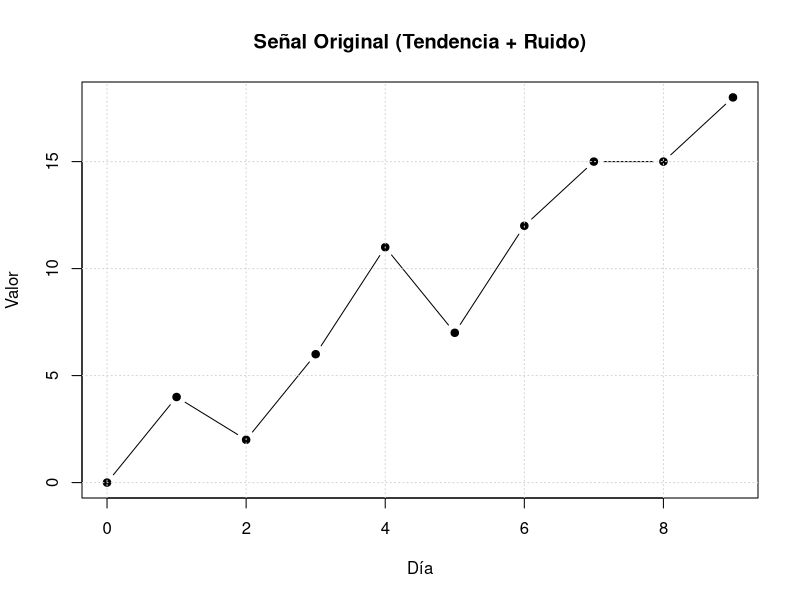
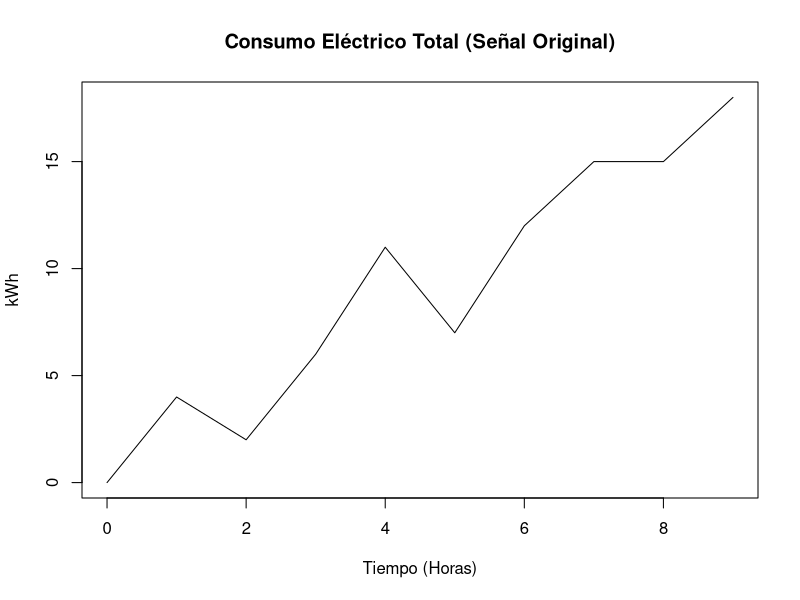
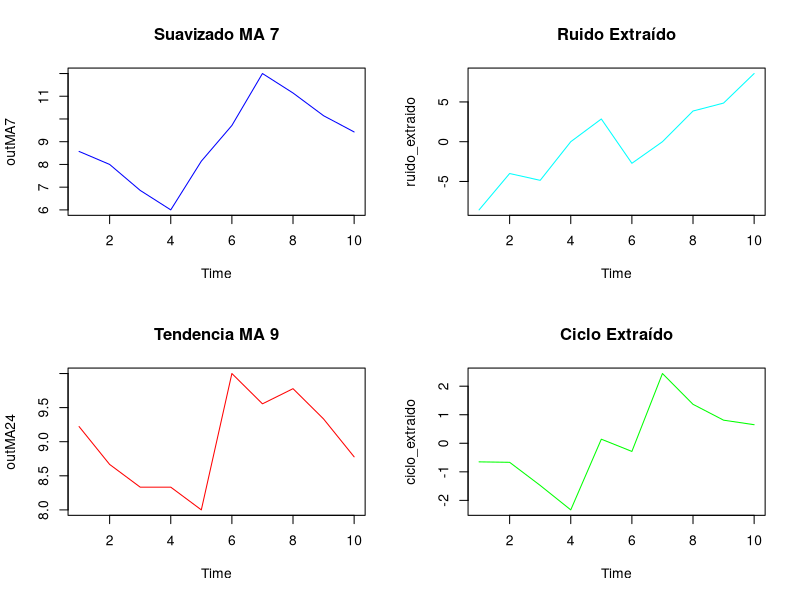
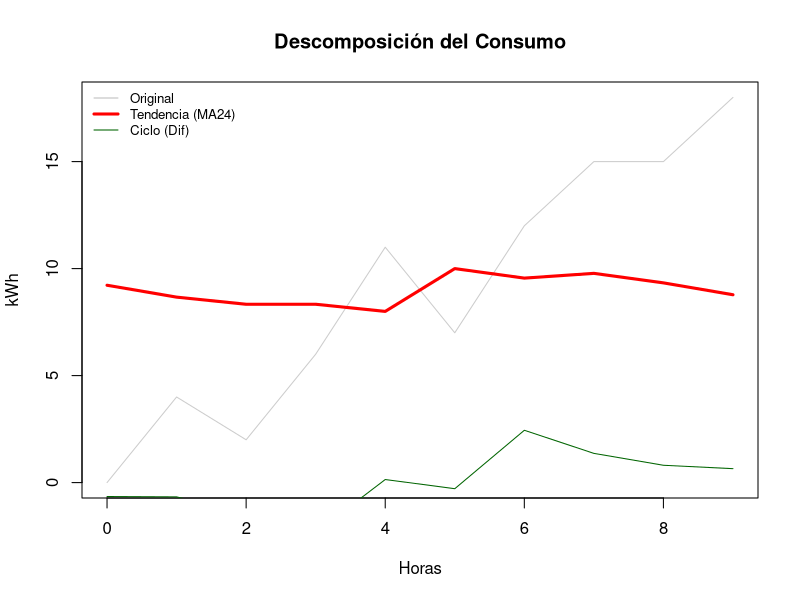
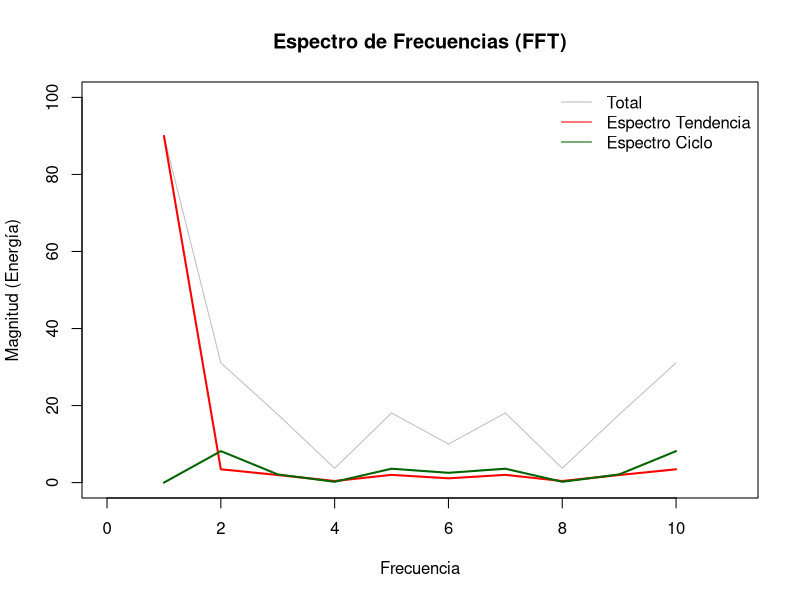

Write R code to recreate these figures, in order.
## ---- chunk 1
# Definimos el tiempo (10 puntos)
t <- 0:9

# 1. Tendencia: La señal sube 2 unidades por día
tendencia <- t * 2 

# 2. Ruido: Cambios bruscos aleatorios
ruido <- c(0, 2, -2, 0, 3, -3, 0, 1, -1, 0)

# 3. Señal Observada (lo que veríamos en un sensor)
senal_a <- tendencia + ruido

# Lo guardamos en un dataframe
dato <- data.frame(t = t, a = senal_a)

# Graficamos la señal pura
plot(dato$t, dato$a, type='b', pch=19, col="black", 
     main="Señal Original (Tendencia + Ruido)", xlab="Día", ylab="Valor")
grid()
## ---- chunk 2
plot(dato$t, dato$a, type = "l", col = "black",
     main = "Consumo Eléctrico Total (Señal Original)",
     xlab = "Tiempo (Horas)", ylab = "kWh")
## ---- chunk 3
# Longitud de nuestra serie
n_puntos <- length(dato$a)

# Definimos las ventanas (MA)
# Usamos una ventana de 24 solo si tenemos más de 24 datos
ventana_larga <- min(24, n_puntos - 1) 
ventana_corta <- 7

# Aplicamos los filtros con seguridad
outMA7  <- filter(dato$a, rep(1/ventana_corta, ventana_corta), circular = TRUE)
outMA24 <- filter(dato$a, rep(1/ventana_larga, ventana_larga), circular = TRUE)

# El resto del cálculo se mantiene igual
ruido_extraido <- dato$a - outMA7
ciclo_extraido  <- outMA7 - outMA24

# Graficamos
par(mfrow = c(2, 2))
plot(outMA7, type="l", main=paste("Suavizado MA", ventana_corta), col="blue")
plot(ruido_extraido, type="l", main="Ruido Extraído", col="cyan")
plot(outMA24, type="l", main=paste("Tendencia MA", ventana_larga), col="red")
plot(ciclo_extraido, type="l", main="Ciclo Extraído", col="green")
## ---- chunk 4
# Configuración del gráfico
par(mfrow = c(1, 1))

# Definimos un gris transparente para la señal original
# El cuarto número (0.4) es el alpha (va de 0 a 1)
gris_transparente <- rgb(0.5, 0.5, 0.5, 0.4)

# Graficamos la señal original
plot(dato$t, dato$a, type = "l", col = gris_transparente, 
     main = "Descomposición del Consumo", 
     xlab = "Horas", ylab = "kWh")

# Superponemos las componentes extraídas
# as.numeric es importante para quitar atributos de 'filter'
lines(dato$t, as.numeric(outMA24), col = "red", lwd = 3)    # TENDENCIA
lines(dato$t, as.numeric(ciclo_extraido), col = "darkgreen") # ESTACIONALIDAD

# Leyenda
legend("topleft", 
       legend = c("Original", "Tendencia (MA24)", "Ciclo (Dif)"),
       col = c("gray", "red", "darkgreen"), 
       lty = 1, 
       bty = "n", 
       lwd = c(1, 3, 1),
       cex = 0.8)
## ---- chunk 5
# Calculamos la FFT de la señal original y de las componentes extraídas
fft_a <- Mod(fft(dato$a))
fft_tendencia <- Mod(fft(outMA24))
fft_ciclo <- Mod(fft(ciclo_extraido))

# Graficamos el espectro de potencia
par(mfrow = c(1, 1))

# Señal Original (Referencia)
plot(fft_a, type="l", col="gray", xlim=c(0, 11), ylim=c(0, 100),
     main="Espectro de Frecuencias (FFT)", 
     xlab="Frecuencia", ylab="Magnitud (Energía)")

# Superponemos los espectros de lo que filtramos
lines(fft_tendencia, col="red", lwd=2)   # Baja frecuencia (Tendencia)
lines(fft_ciclo, col="darkgreen", lwd=2) # Frecuencia intermedia (Ciclo)

legend("topright", 
       legend=c("Total", "Espectro Tendencia", "Espectro Ciclo"),
       col=c("gray", "red", "darkgreen"), lty=1, bty="n")
